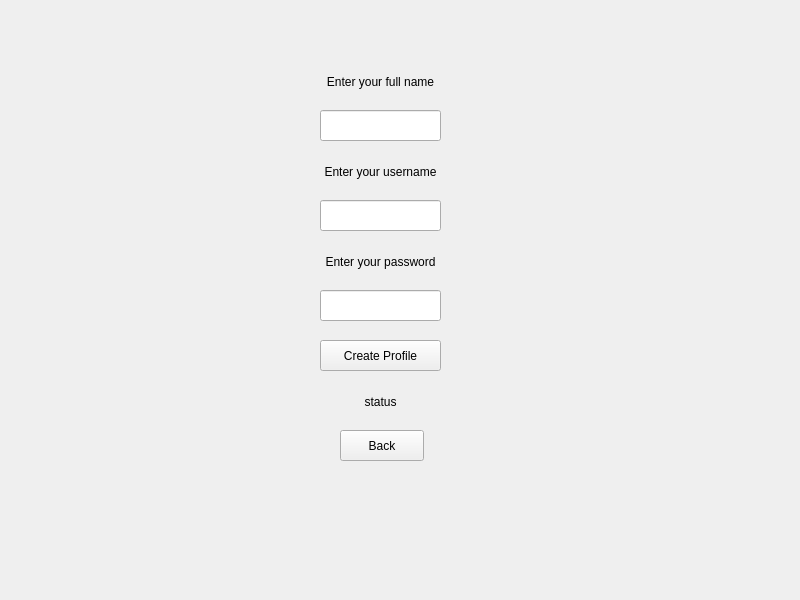
<?xml version="1.0" encoding="UTF-8"?>
<ui version="4.0">
 <class>logIn</class>
 <widget class="QDialog" name="logIn">
  <property name="geometry">
   <rect>
    <x>0</x>
    <y>0</y>
    <width>800</width>
    <height>600</height>
   </rect>
  </property>
  <property name="windowTitle">
   <string>logIn</string>
  </property>
  <widget class="QStackedWidget" name="stackedWidget">
   <property name="geometry">
    <rect>
     <x>0</x>
     <y>0</y>
     <width>801</width>
     <height>601</height>
    </rect>
   </property>
   <property name="currentIndex">
    <number>1</number>
   </property>
   <widget class="QWidget" name="LogIn">
    <widget class="QLineEdit" name="passwordInput">
     <property name="geometry">
      <rect>
       <x>320</x>
       <y>240</y>
       <width>121</width>
       <height>31</height>
      </rect>
     </property>
    </widget>
    <widget class="QLabel" name="passwordLabel">
     <property name="geometry">
      <rect>
       <x>330</x>
       <y>200</y>
       <width>101</width>
       <height>23</height>
      </rect>
     </property>
     <property name="text">
      <string>Password</string>
     </property>
     <property name="alignment">
      <set>Qt::AlignCenter</set>
     </property>
    </widget>
    <widget class="QPushButton" name="logInButton">
     <property name="geometry">
      <rect>
       <x>340</x>
       <y>290</y>
       <width>84</width>
       <height>31</height>
      </rect>
     </property>
     <property name="text">
      <string>Log in</string>
     </property>
    </widget>
    <widget class="QLineEdit" name="usernameInput">
     <property name="geometry">
      <rect>
       <x>320</x>
       <y>150</y>
       <width>121</width>
       <height>31</height>
      </rect>
     </property>
    </widget>
    <widget class="QLabel" name="statusLabel">
     <property name="geometry">
      <rect>
       <x>240</x>
       <y>410</y>
       <width>281</width>
       <height>23</height>
      </rect>
     </property>
     <property name="text">
      <string>status</string>
     </property>
     <property name="alignment">
      <set>Qt::AlignCenter</set>
     </property>
    </widget>
    <widget class="QLabel" name="usernameLabel">
     <property name="geometry">
      <rect>
       <x>330</x>
       <y>110</y>
       <width>101</width>
       <height>23</height>
      </rect>
     </property>
     <property name="text">
      <string>Username</string>
     </property>
     <property name="alignment">
      <set>Qt::AlignCenter</set>
     </property>
    </widget>
    <widget class="QPushButton" name="profilePageButton">
     <property name="geometry">
      <rect>
       <x>320</x>
       <y>350</y>
       <width>121</width>
       <height>31</height>
      </rect>
     </property>
     <property name="text">
      <string>Create profile</string>
     </property>
    </widget>
   </widget>
   <widget class="QWidget" name="CreateProfile">
    <widget class="QLabel" name="profileStatusLabel">
     <property name="geometry">
      <rect>
       <x>240</x>
       <y>390</y>
       <width>281</width>
       <height>23</height>
      </rect>
     </property>
     <property name="text">
      <string>status</string>
     </property>
     <property name="alignment">
      <set>Qt::AlignCenter</set>
     </property>
    </widget>
    <widget class="QLabel" name="profileUsernameLabel">
     <property name="geometry">
      <rect>
       <x>310</x>
       <y>160</y>
       <width>141</width>
       <height>23</height>
      </rect>
     </property>
     <property name="text">
      <string>Enter your username</string>
     </property>
     <property name="alignment">
      <set>Qt::AlignCenter</set>
     </property>
    </widget>
    <widget class="QLineEdit" name="profileUsernameInput">
     <property name="geometry">
      <rect>
       <x>320</x>
       <y>200</y>
       <width>121</width>
       <height>31</height>
      </rect>
     </property>
    </widget>
    <widget class="QLineEdit" name="profilePasswordInput">
     <property name="geometry">
      <rect>
       <x>320</x>
       <y>290</y>
       <width>121</width>
       <height>31</height>
      </rect>
     </property>
    </widget>
    <widget class="QPushButton" name="profileCreateButton">
     <property name="geometry">
      <rect>
       <x>320</x>
       <y>340</y>
       <width>121</width>
       <height>31</height>
      </rect>
     </property>
     <property name="text">
      <string>Create Profile</string>
     </property>
    </widget>
    <widget class="QLabel" name="profilePasswordLabel">
     <property name="geometry">
      <rect>
       <x>310</x>
       <y>250</y>
       <width>141</width>
       <height>23</height>
      </rect>
     </property>
     <property name="text">
      <string>Enter your password</string>
     </property>
     <property name="alignment">
      <set>Qt::AlignCenter</set>
     </property>
    </widget>
    <widget class="QLabel" name="profileFullnameLabel">
     <property name="geometry">
      <rect>
       <x>300</x>
       <y>70</y>
       <width>161</width>
       <height>23</height>
      </rect>
     </property>
     <property name="text">
      <string>Enter your full name</string>
     </property>
     <property name="alignment">
      <set>Qt::AlignCenter</set>
     </property>
    </widget>
    <widget class="QLineEdit" name="profileFullnameInput">
     <property name="geometry">
      <rect>
       <x>320</x>
       <y>110</y>
       <width>121</width>
       <height>31</height>
      </rect>
     </property>
    </widget>
    <widget class="QPushButton" name="profileBackButton">
     <property name="geometry">
      <rect>
       <x>340</x>
       <y>430</y>
       <width>84</width>
       <height>31</height>
      </rect>
     </property>
     <property name="text">
      <string>Back</string>
     </property>
    </widget>
   </widget>
  </widget>
 </widget>
 <resources/>
 <connections/>
</ui>
